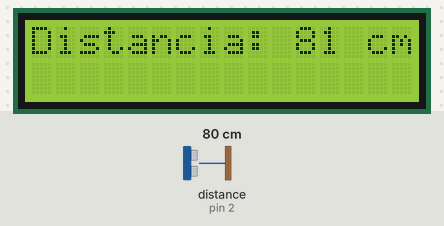
The sketch below on a simulated Arduino Uno, built with avr-gcc and run on an emulated ATmega328P. On the bench: 16×2 character LCD. The test bench sets the inputs (shaded band); at power-on: distance to the obstacle (sensor on pin 2) 80 cm. The echo pulse lasts 58.3 µs per cm; what the sketch prints to the serial monitor is not drawn.

Above: at 1.2 s.
1.3 s: distance to the obstacle (sensor on pin 2) set to 2 cm
At 2.4 s:
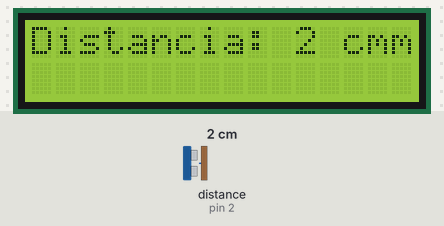
2.8 s: distance to the obstacle (sensor on pin 2) set to 18 cm
At 3.1 s:
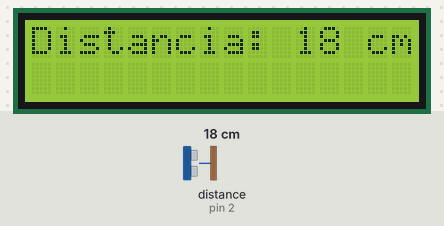
4.3 s: distance to the obstacle (sensor on pin 2) set to 4 cm
At 4.9 s:
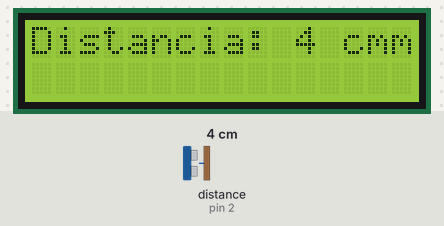
Timing chart, 0 to 7.3 s (numbered marks = the images above; inputs shaded):
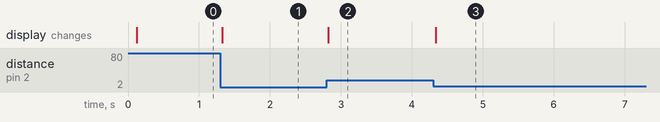

Measured:
- after the input at 1.3 s, the display: changes at once (image 1)
- after the input at 2.8 s, the display: changes at once (image 2)
- after the input at 4.3 s, the display: changes at once (image 3)

The sketch:

LCD-Ultrasonidos-HC-SR04-Libreria-NewPing.ino
```cpp
#include <LiquidCrystal.h>
#include <NewPing.h>

#define TRIGGER_PIN  3  // Aqui conectaremos el pin trigger del sensor ultrasonico
#define ECHO_PIN     2  // Aqui conectaremos el pin echo de nuestro sensor
#define MAX_DISTANCE 300 // Maxima distacia a medir en cm . Maximo que permite el sensor 400-500cm.

NewPing sonar(TRIGGER_PIN, ECHO_PIN, MAX_DISTANCE); // Configuramos nuestro sensor.


LiquidCrystal lcd(7, 8, 9, 10, 11, 12); // configuramos nuestro lcd de 16x2

int distancia= 0;

void setup(){
Serial.begin(115200); // Open serial monitor at 115200 baud to see ping results.
lcd.begin(16,2);

}

void loop(){

  delay(50);  // delay para darle tiempo al sensor entre pings
  distancia = sonar.ping_cm(); // guardamos la distancia medida en la variable
  Serial.print("Ping: ");
  Serial.print(distancia); // imprimimos la distancia a travez del puerto serie (arroja 0 cuando se supera la distancia maxima
  Serial.println("cm");
  lcd.setCursor(0,0);
  lcd.print("Distancia: ");
  lcd.print(distancia);   // imprimimos la distancia a travez del display lcd (arroja 0 cuando se supera la distancia maxima)
  lcd.print(" cm");

}
```
